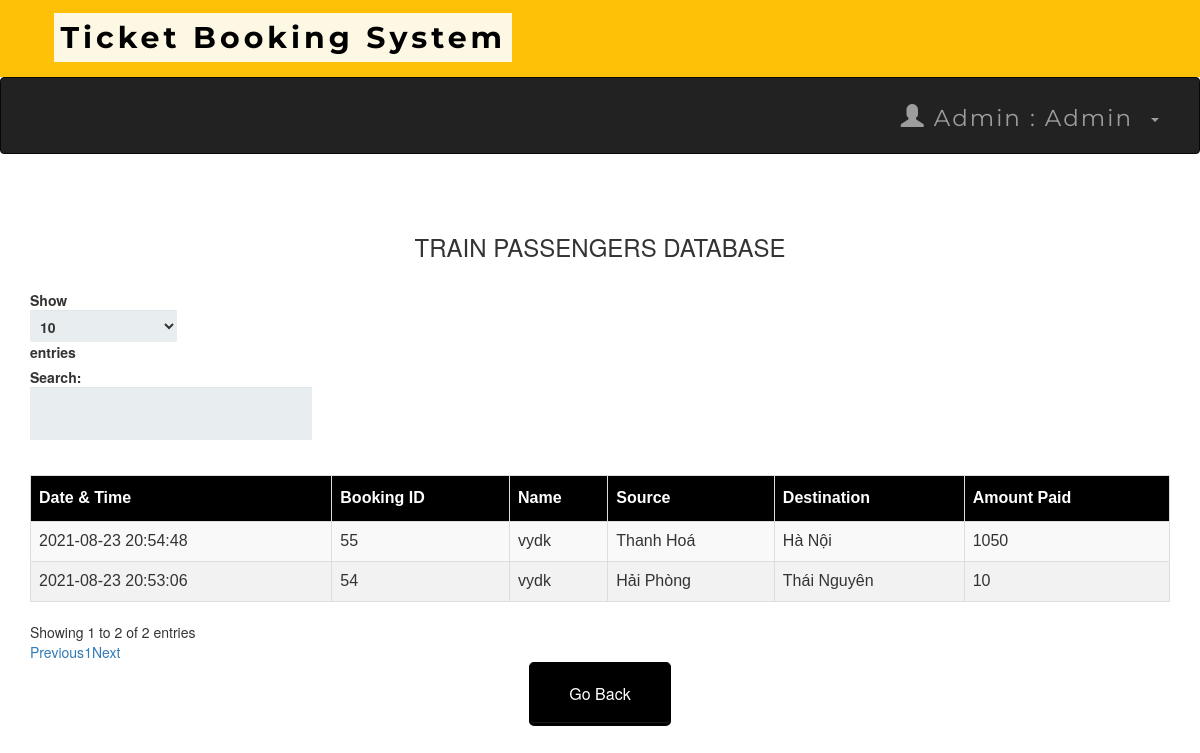
The page /admintraindb.php (signed in) on the database as committed earlier.
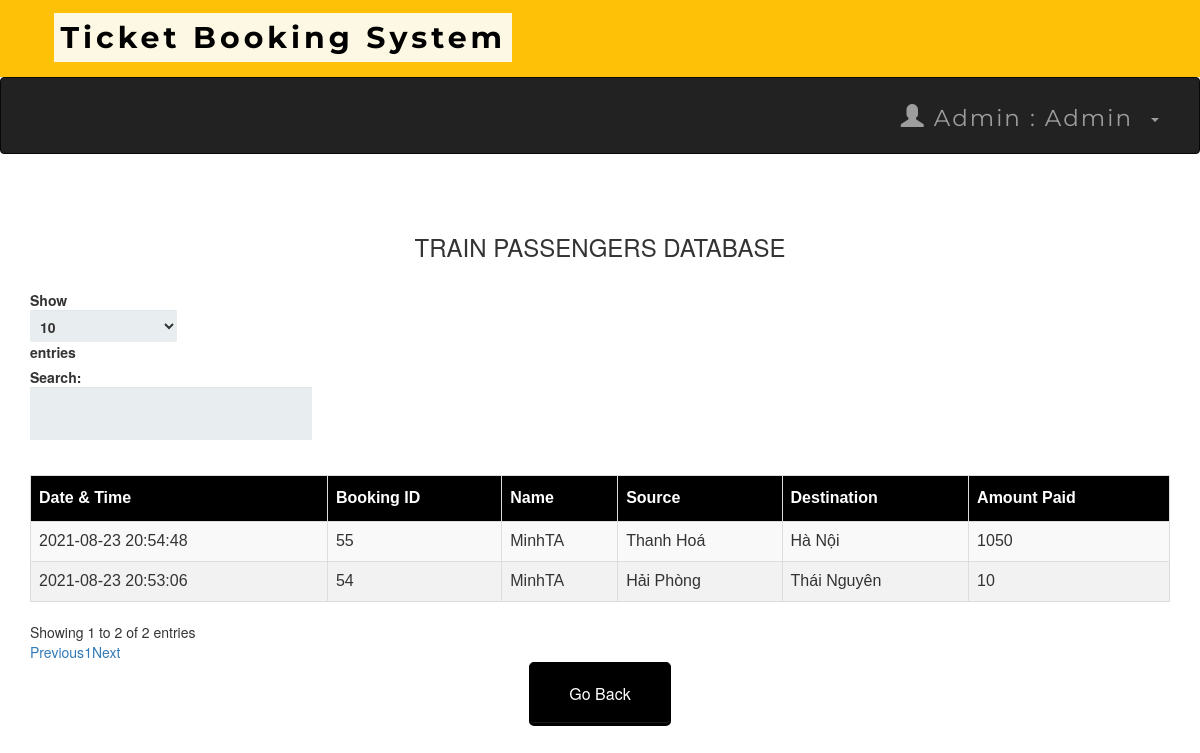
The same page on the database as committed later.
### tables this page shows
CREATE TABLE `transactions` (
  `T_No.` int(10) NOT NULL,
  `email` varchar(50) NOT NULL,
  `source` varchar(50) NOT NULL,
  `dest` varchar(50) NOT NULL,
  `Name` varchar(50) NOT NULL,
  `Class` varchar(25) NOT NULL,
  `Type` varchar(25) NOT NULL,
  `NoOfpass` int(11) NOT NULL,
  `card_no` int(25) NOT NULL,
  `expmonth` int(2) NOT NULL,
  `expyear` int(2) NOT NULL,
  `cvv` int(3) NOT NULL,
  `pin` int(4) NOT NULL,
  `Date` datetime NOT NULL DEFAULT current_timestamp(),
  `Amt` int(10) NOT NULL,
  `Route` varchar(25) NOT NULL
);

### admintraindb.php (the view, shortened to what this page needs)
<?php
include 'connect.php';
include 'adminheader.php';
?>
<!DOCTYPE html>
<html>
<link rel='stylesheet' href='index.css'>
<head>
     <link rel="stylesheet" href="https://maxcdn.bootstrapcdn.com/bootstrap/3.3.6/css/bootstrap.min.css" />
     <link rel="stylesheet" href="https://cdn.datatables.net/1.10.12/css/dataTables.bootstrap.min.css" />
</head>
<body>
     <br /><br />
     <div class="container">
          <h3 align="center">TRAIN PASSENGERS DATABASE</h3>
          <br />
          <div class="table-responsive">
               <table id="data" class="table table-striped table-bordered">
                    <thead>
                         <tr>
                              <th> Date & Time</th>
                              <th> Booking ID </th>
                              <th> Name </th>
                              <th> Source </th>
                              <th> Destination </th>
                              <th> Amount Paid</th>
                         </tr>
                    </thead>
                    <tbody>
                         <?php
                         $result = mysqli_query($connect, "select * From transactions");
                         while ($row = mysqli_fetch_assoc($result)) :
                         ?>
                              <tr>
                                   <td><?php echo $row['Date']; ?></td>
                                   <td><?php echo $row['T_No.']; ?></td>
                                   <td><?php echo $row['Name']; ?></td>
                                   <td><?php echo $row['source']; ?></td>
                                   <td><?php echo $row['dest']; ?></td>
                                   <td><?php echo $row['Amt']; ?></td>
                              </tr>
                         <?php endwhile; ?>
                    </tbody>
               </table>
          </div>
     </div>
</body>
</html>
<table align='center'>
     <tr>
          <td><a href='admin.php'><button style="background-color: black ; border-color:black "><span style="color:white">Go Back </span> </button></a></td>
     </tr>

Rows that differ between the two databases and show on the page:
changed transactions "Hải Phòng": Name "vydk" → "MinhTA"
changed transactions "Thanh Hoá": Name "vydk" → "MinhTA"
